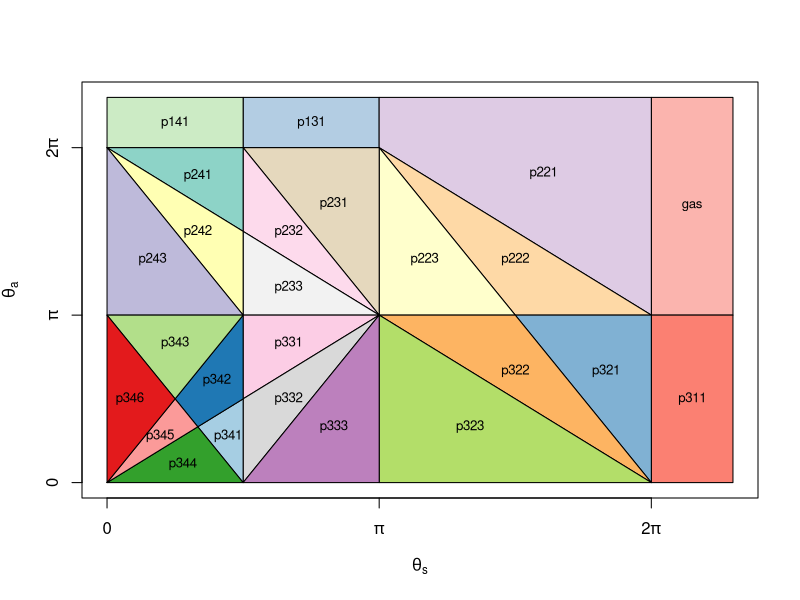
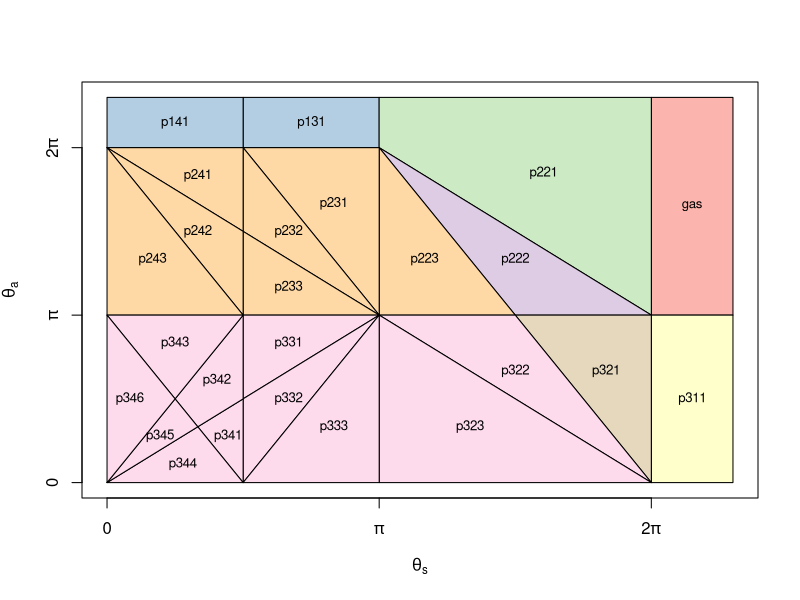

Recreate these plots in R, in order.

####################################
### Plot the regions            ####
####################################

library(RColorBrewer)

polys <- list(
              gas=list(c(2*pi, 2*pi, 2.3*pi, 2.3*pi),c(pi, 2.3*pi, 2.3*pi, pi)),
              p131=list(c(pi/2, pi/2, pi, pi),c(2*pi, 2.3*pi, 2.3*pi, 2*pi)),
              p141=list(c(0, 0, pi/2, pi/2),c(2*pi, 2.3*pi, 2.3*pi, 2*pi)),
              p221=list(c(pi,pi,2*pi,2*pi),c(2*pi, 2.3*pi, 2.3*pi, pi)),
              p222=list(c(3*pi/2, pi, 2*pi),c(pi, 2*pi, pi)),
              p223=list(c(pi, pi, 3*pi/2),c(pi, 2*pi, pi)),
              p231=list(c(pi/2, pi, pi),c(2*pi, 2*pi, pi)),
              p232=list(c(pi/2, pi/2, pi),c(3*pi/2, 2*pi, pi)),
              p233=list(c(pi/2, pi/2, pi),c(pi, 3*pi/2, pi)),
              p241=list(c(0, pi/2, pi/2),c(2*pi, 2*pi, 3*pi/2)),
              p242=list(c(0, pi/2, pi/2),c(2*pi, 3*pi/2, pi)),
              p243=list(c(0, 0, pi/2),c(pi, 2*pi, pi)),
              p311=list(c(2*pi, 2*pi, 2.3*pi, 2.3*pi),c(0,pi,pi,0)),
              p321=list(c(3*pi/2, 2*pi, 2*pi),c(pi, pi, 0)),
              p322=list(c(pi, 3*pi/2, 2*pi),c(pi, pi, 0)),
              p323=list(c(pi, 2*pi, pi),c(pi, 0, 0)),
              p331=list(c(pi/2, pi/2, pi),c(pi/2, pi, pi)),
              p332=list(c(pi/2, pi/2, pi),c(0, pi/2, pi)),
              p333=list(c(pi/2, pi, pi),c(0, pi, 0)),
              p341=list(c(pi/3, pi/2, pi/2),c(pi/3, pi/2, 0)),
              p342=list(c(pi/4,pi/2, pi/2, pi/3),c(pi/2, pi, pi/2, pi/3)),
              p343=list(c(0, pi/2, pi/4),c(pi, pi, pi/2)),   
              p344=list(c(0, pi/3, pi/2),c(0, pi/3, 0)),   
              p345=list(c(0, pi/4, pi/3),c(0, pi/2, pi/3)),
              p346=list(c(0, 0, pi/4),c(0, pi, pi/2))
)    

cols <- c( brewer.pal(9, 'Pastel1'), brewer.pal(10, 'Set3'), brewer.pal(9, 'Paired'))


pdf('~/Dropbox/PhD/Analysis/REM-chapter/imgs/regions.pdf')

plot(c(0,0), c(0,0) , type='l', ylim=c(0,2.3*pi), xlim=c(0,2.3*pi),
      xlab=expression(theta[s]), ylab=expression(theta[a]), xaxt='n', yaxt='n')

axis(1, c(0, pi, 2*pi), c(0,expression(pi), expression(paste('2', pi))) )
axis(2, c(0, pi, 2*pi), c(0,expression(pi), expression(paste('2', pi))) )


#cols <- sample(colors()[-c(1, 24, 151:250)], length(polys))



for(i in 1:length(polys)){
     polygon(polys[[i]][[1]], polys[[i]][[2]], col=cols[i])
}

for( i in 1: length(polys)){
	xV <- c(polys[[i]][[1]], polys[[i]][[1]][1])
	yV <- c(polys[[i]][[2]], polys[[i]][[2]][1])

	A <- 0.5*sum(sapply(c(1:(length(xV)-1)), function(j){ xV[j]*yV[j+1] - xV[j+1]*yV[j] }))

	Cx = sum(sapply(c(1:(length(xV)-1)), function(j){ (xV[j] + xV[j+1])*(xV[j]*yV[j+1] - xV[j+1]*yV[j]) }))/(6*A)
	Cy = sum(sapply(c(1:(length(xV)-1)), function(j){ (yV[j] + yV[j+1])*(xV[j]*yV[j+1] - xV[j+1]*yV[j]) }))/(6*A)

	text(Cx, Cy, names(polys)[i], cex=0.8)
}



#for(i in 1:length(polys)){
#    text(mean(polys[[i]][[1]]), mean(polys[[i]][[2]]), names(polys)[i], cex=0.8)
#}

dev.off()



# new regions plot showing similarity.

type = c(1, 2, 2, 3, 4, 5, 5, 5, 5, 5, 5, 5, 6, 7, 8, 8, 8, 8, 8, 8, 8, 8, 8, 8, 8)


#pdf('~/Dropbox/PhD/Analysis/REM-chapter/imgs/equalRegions.pdf')
png('~/Dropbox/PhD/Analysis/REM-chapter/imgs/equalRegions.png')

plot(c(0,0), c(0,0) , type='l', ylim=c(0,2.3*pi), xlim=c(0,2.3*pi),
      xlab=expression(theta[s]), ylab=expression(theta[a]), xaxt='n', yaxt='n')

axis(1, c(0, pi, 2*pi), c(0,expression(pi), expression(paste('2', pi))) )
axis(2, c(0, pi, 2*pi), c(0,expression(pi), expression(paste('2', pi))) )


#cols <- sample(colors()[-c(1, 24, 151:250)], length(polys))

cols <- c( brewer.pal(9, 'Pastel1'), brewer.pal(10, 'Set3'), brewer.pal(9, 'Paired'))

for(i in 1:length(polys)){
     polygon(polys[[i]][[1]], polys[[i]][[2]], col=cols[type[i]])
}

for( i in 1: length(polys)){
	xV <- c(polys[[i]][[1]], polys[[i]][[1]][1])
	yV <- c(polys[[i]][[2]], polys[[i]][[2]][1])

	A <- 0.5*sum(sapply(c(1:(length(xV)-1)), function(j){ xV[j]*yV[j+1] - xV[j+1]*yV[j] }))

	Cx = sum(sapply(c(1:(length(xV)-1)), function(j){ (xV[j] + xV[j+1])*(xV[j]*yV[j+1] - xV[j+1]*yV[j]) }))/(6*A)
	Cy = sum(sapply(c(1:(length(xV)-1)), function(j){ (yV[j] + yV[j+1])*(xV[j]*yV[j+1] - xV[j+1]*yV[j]) }))/(6*A)

	text(Cx, Cy, names(polys)[i], cex=0.8)
}

dev.off()



